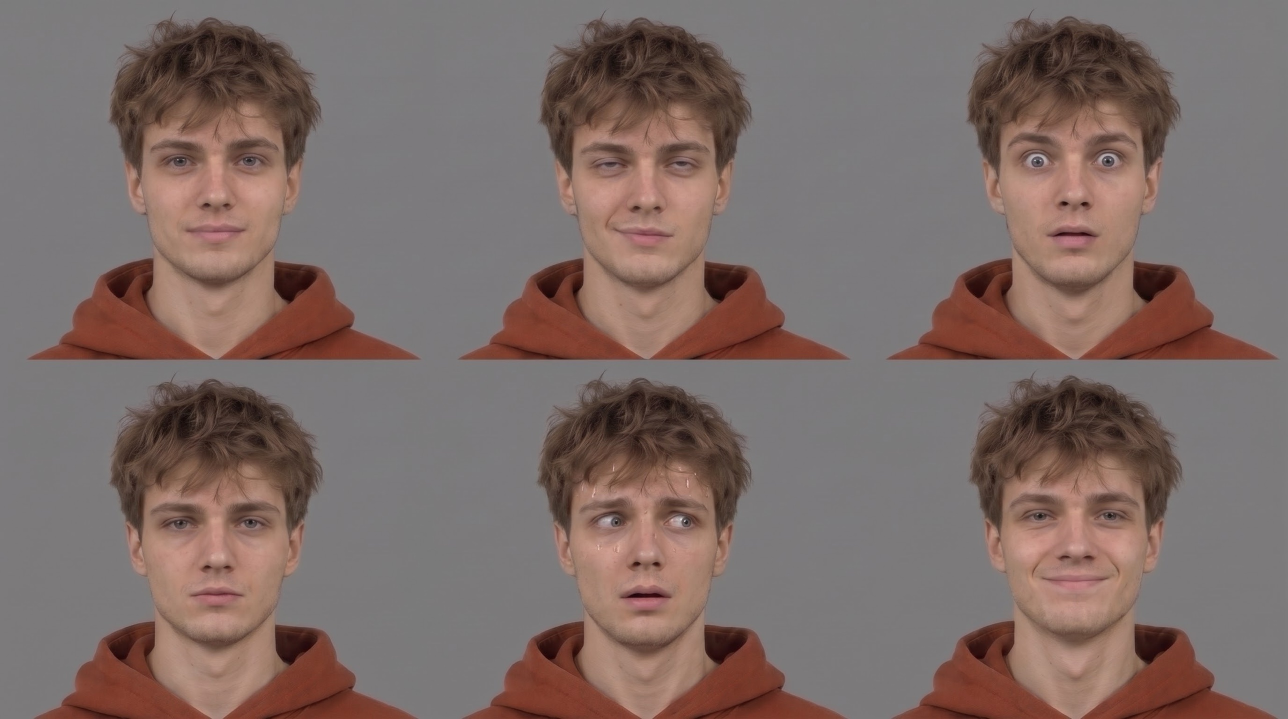
#> input picture assets/chars/gosha/gen/gosha__03__heads_front.jpg, 2576 x 1438 px (shown at 1/2 size)
$ python -i cut.py   (imports and definitions only)
#> lines starting #> are read from the running program, lines starting #| are printed output that depends on the picture; after the words box and inside, x2 and y2 are one past the last pixel; in counts of white or black regions, pixels touching at a corner belong together
#> further down, picture is the input picture: PIL image 2576x1438 RGB; mean R, G, B 124.6, 107.4, 103
#!/usr/bin/env python3
"""
Вырезалка: превращает сгенерированные картинки в PNG-вырезки для перекладки.

  # один персонаж / предмет → прозрачный PNG
  python3 engine/cut.py in/gosha_front.png -o assets/chars/gosha

  # «развёртка» (лист с частями тела на ровном фоне) → по файлу на каждую часть
  python3 engine/cut.py in/gosha_parts.png -o assets/chars/gosha --split

  # фон ровный и однотонный — можно без нейросети, ключом по цвету
  python3 engine/cut.py in/sheet.png -o out/ --split --key

Модели rembg (скачиваются при первом запуске):
  birefnet-general  — лучшая кромка волос/капюшонов (по умолчанию, медленнее)
  isnet-general-use — быстрее, хорошо для предметов
  u2net_human_seg   — только люди
"""
from __future__ import annotations

import argparse
import os

import numpy as np
from PIL import Image, ImageFilter
from scipy import ndimage


# [4 lines left out: function remove_bg_ml, not called in this run]


def remove_bg_key(img: Image.Image, tol: float = 38.0) -> Image.Image:
    """Ключ по цвету фона (берётся медиана углов). Для ровных фонов листов-развёрток."""
#> called with tol = 38
    a = np.asarray(img.convert("RGB")).astype(np.float32)
    h, w, _ = a.shape
    k = max(4, min(h, w) // 50)
    corners = np.concatenate([a[:k, :k].reshape(-1, 3), a[:k, -k:].reshape(-1, 3),
                              a[-k:, :k].reshape(-1, 3), a[-k:, -k:].reshape(-1, 3)])
    bg = np.median(corners, axis=0)
#> bg = [124, 123, 123]
    dist = np.sqrt(((a - bg) ** 2).sum(axis=2))
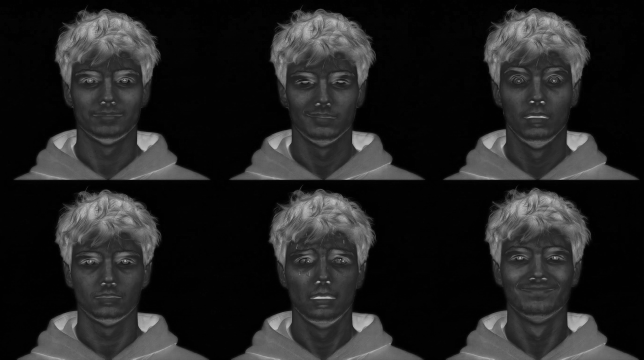
#> dist: shape (1438, 2576) float32 (shown at 1/4 size); min 1, max 211.4, mean 35.3
    alpha = np.clip((dist - tol * 0.6) / (tol * 0.8), 0, 1)
    # убираем «дырки» внутри объектов и мусор
    solid = ndimage.binary_fill_holes(alpha > 0.5)
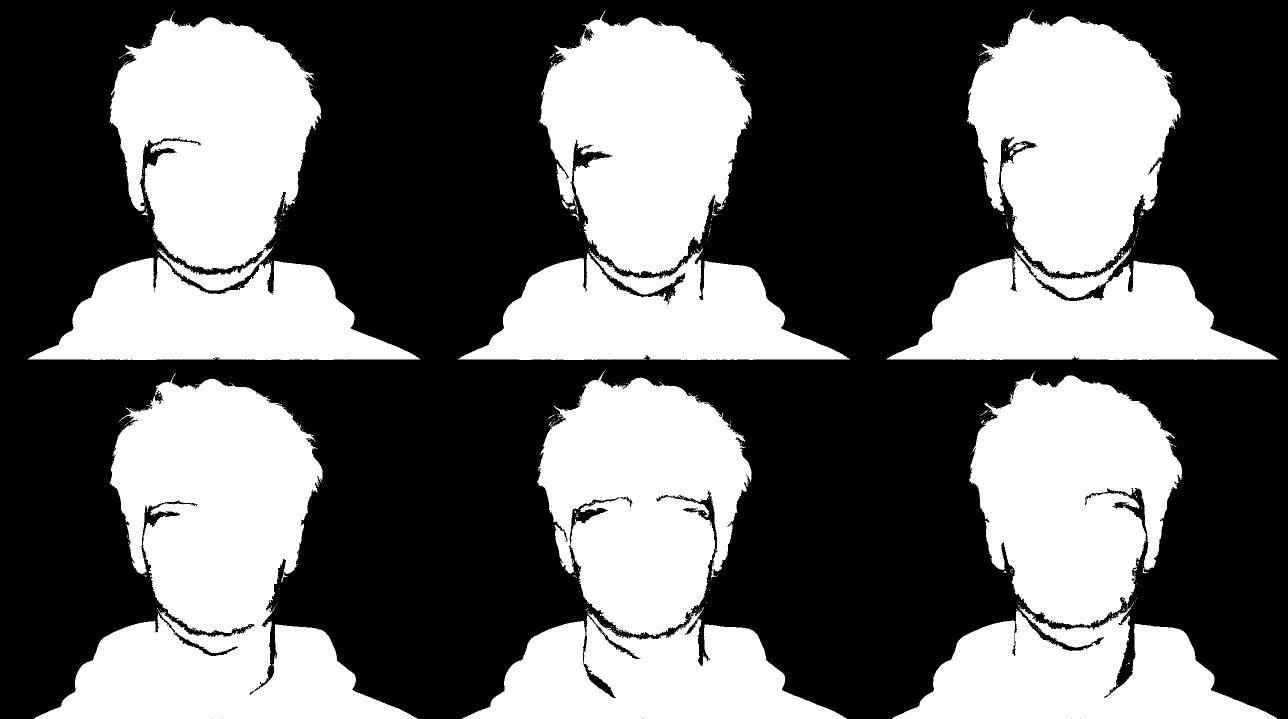
#> solid: shape (1438, 2576) bool (shown at 1/2 size); 40.8% white; 553 white regions (524 under 20 px), largest, box (x1, y1, x2, y2) and area: (68, 746, 836, 1438) 251252, (1934, 20, 2362, 550) 153308, (1074, 741, 1503, 1272) 152205
    alpha = np.maximum(alpha, solid.astype(np.float32) * 0.999)
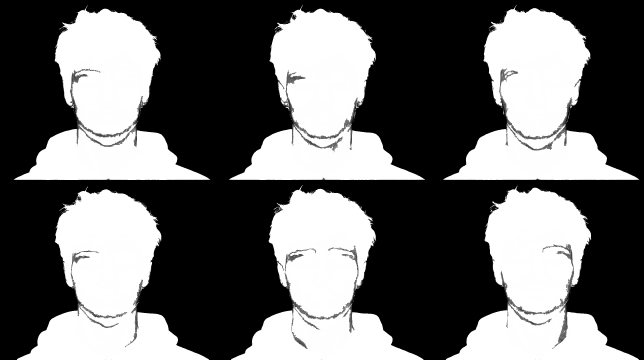
#> alpha: shape (1438, 2576) float32 (shown at 1/4 size); min 0, max 1, mean 0.416
    alpha = ndimage.binary_opening(alpha > 0.5, iterations=1) * alpha
    out = img.convert("RGBA")
    out.putalpha(Image.fromarray((alpha * 255).astype(np.uint8)).filter(ImageFilter.GaussianBlur(0.7)))
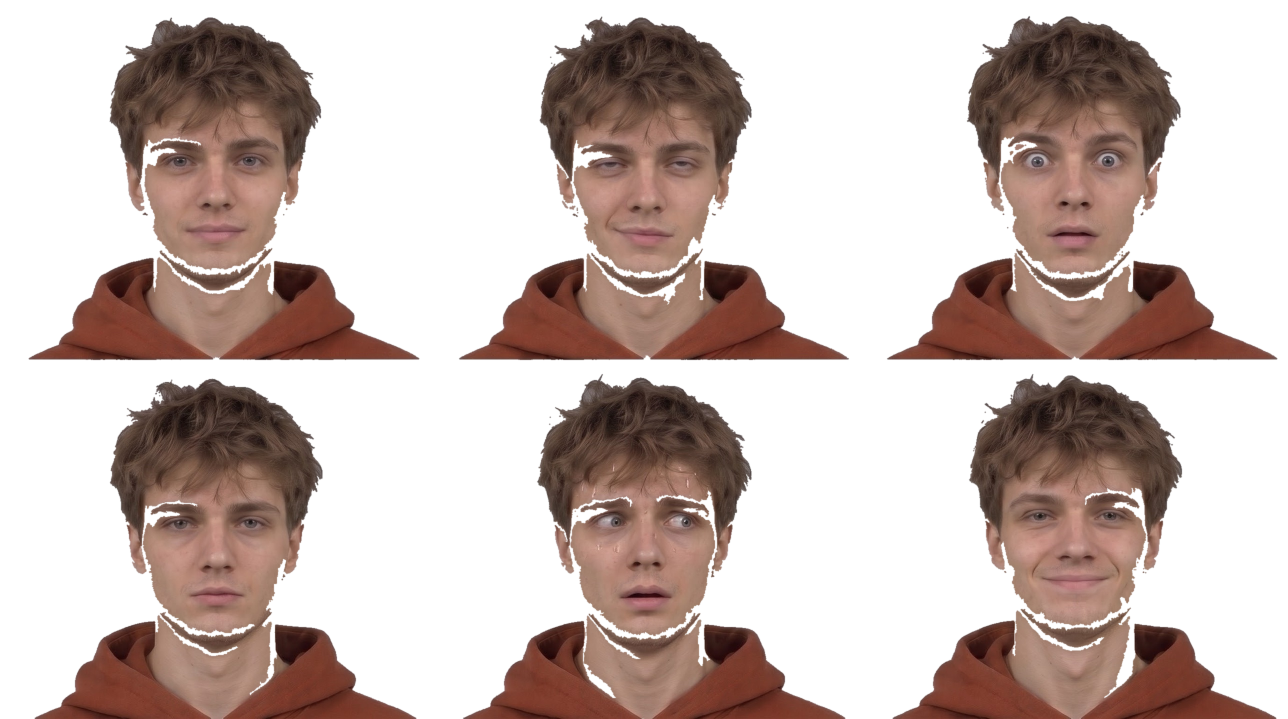
#> out: PIL image 2576x1438 RGBA (shown at 1/2 size); mean R, G, B, A 124.6, 107.4, 103, 103.5; transparent parts drawn white
    return out


# [47 lines left out: functions split_parts, main, not called in this run]


# [2 lines not run here, left out]

>>> from PIL import Image
>>> picture = Image.open('../assets/chars/gosha/gen/gosha__03__heads_front.jpg')
>>> result = remove_bg_key(picture)

$ run again, on assets/chars/gosha/gen/gosha__06__torso.jpg
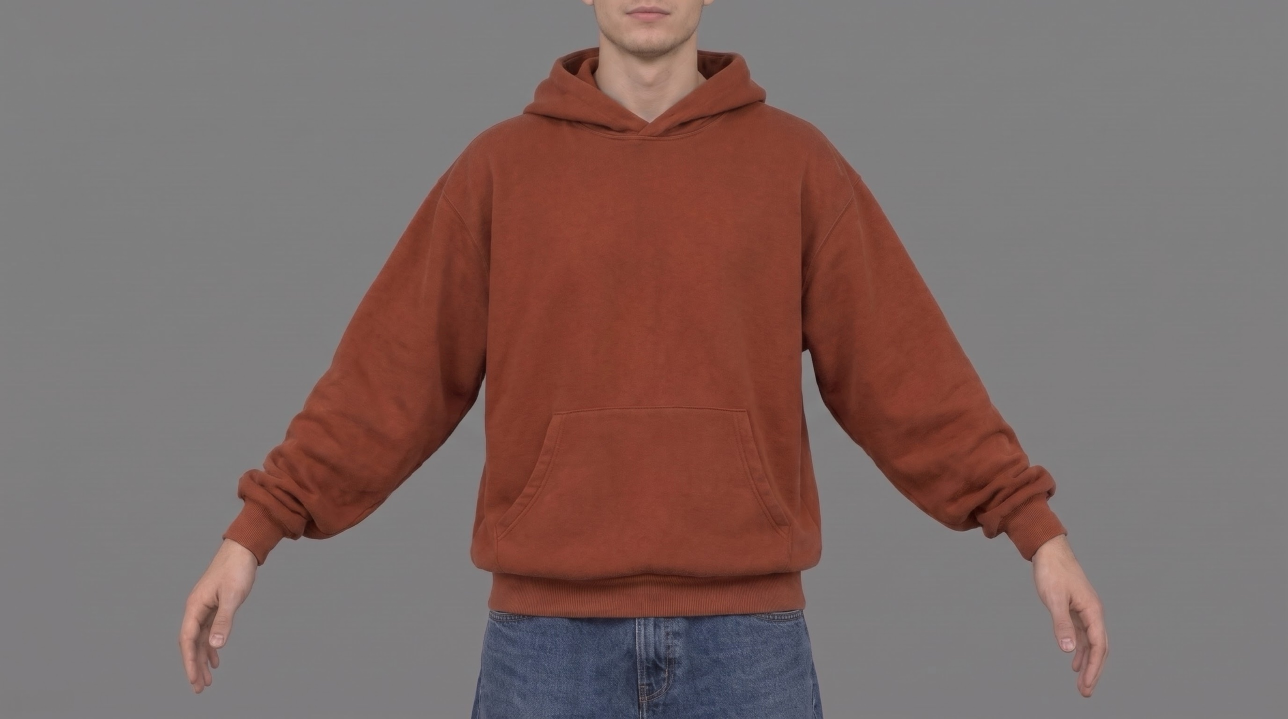
#> input picture assets/chars/gosha/gen/gosha__06__torso.jpg, 2576 x 1438 px (shown at 1/2 size)
#> picture is the input picture: PIL image 2576x1438 RGB; mean R, G, B 124.7, 104.9, 101.6
#> bg = [127, 125, 126.5]
#> in remove_bg_key, `solid = ndimage.binary_fill_holes(alpha > 0.5)`:
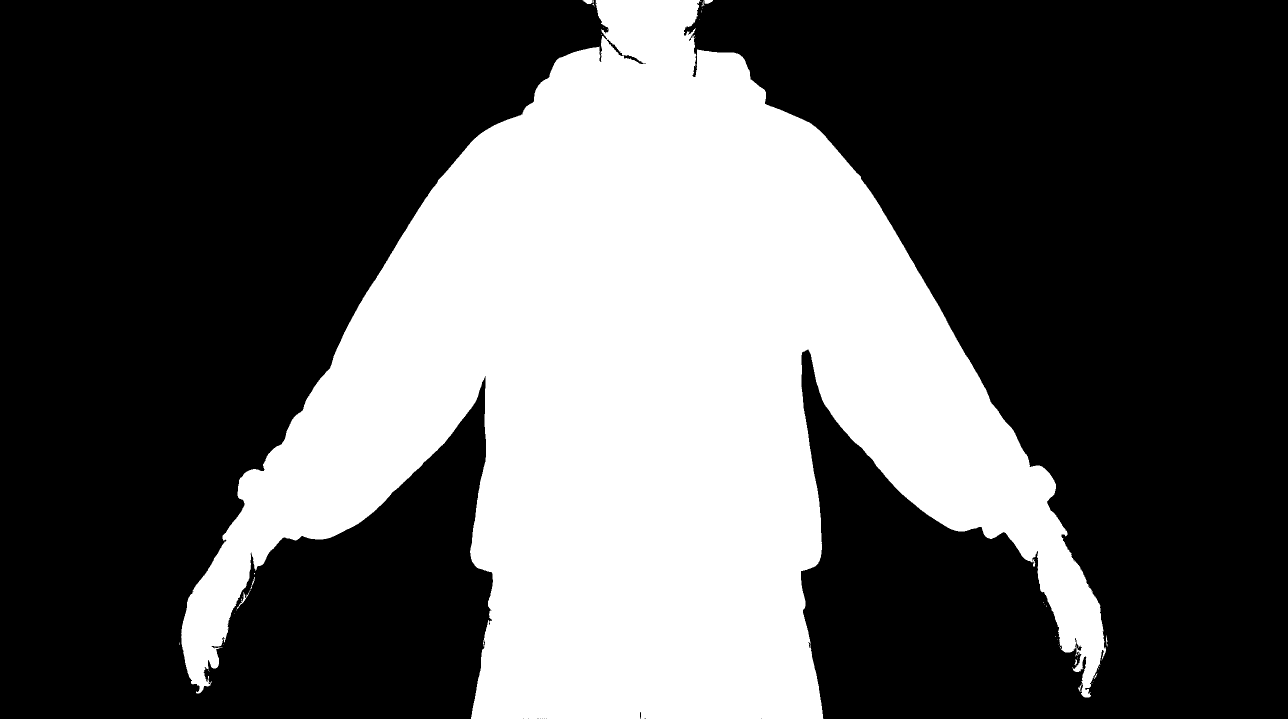
#> solid: shape (1438, 2576) bool (shown at 1/2 size); 35% white; 55 white regions (45 under 20 px), largest, box (x1, y1, x2, y2) and area: (362, 0, 2212, 1438) 1295624, (473, 1184, 499, 1219) 125, (1165, 0, 1185, 8) 118
#> in remove_bg_key, `out.putalpha(Image.fromarray((alpha * 255).astype(np.uint8)).filter(Im..`:
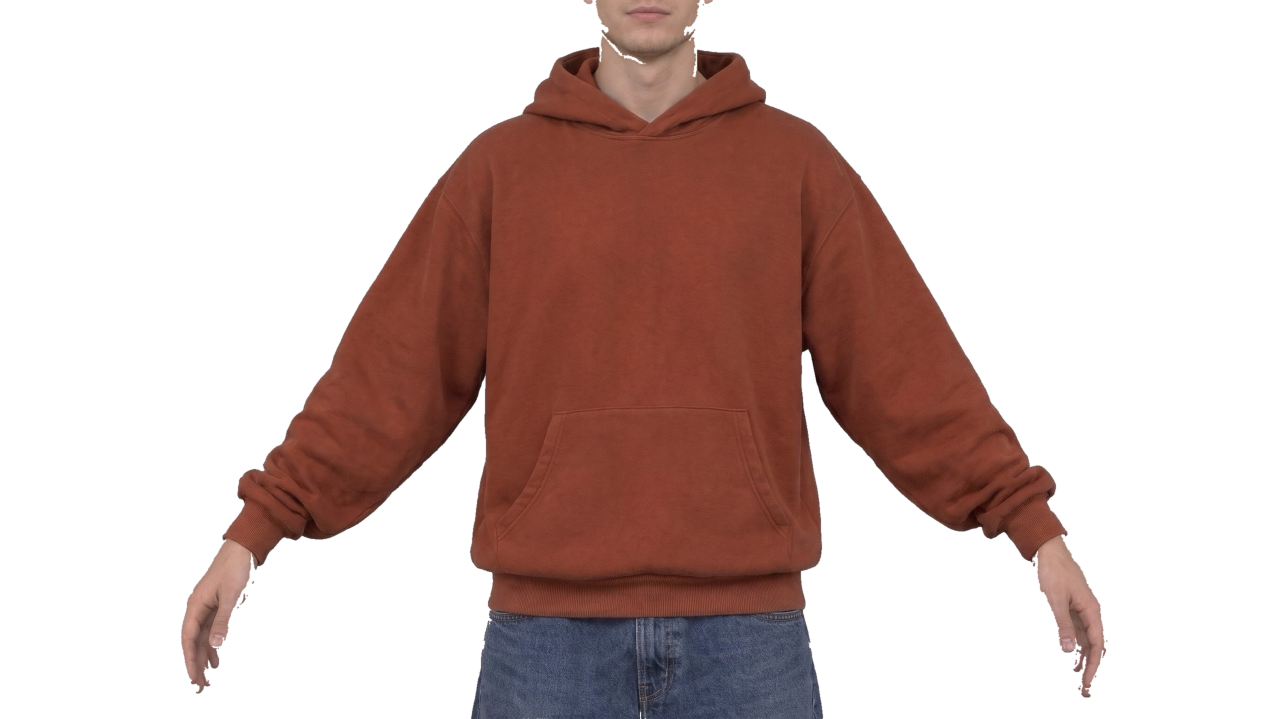
#> out: PIL image 2576x1438 RGBA (shown at 1/2 size); mean R, G, B, A 124.7, 104.9, 101.6, 89.2; transparent parts drawn white

$ run again, on assets/chars/gosha/gen/gosha__09__hands.jpg
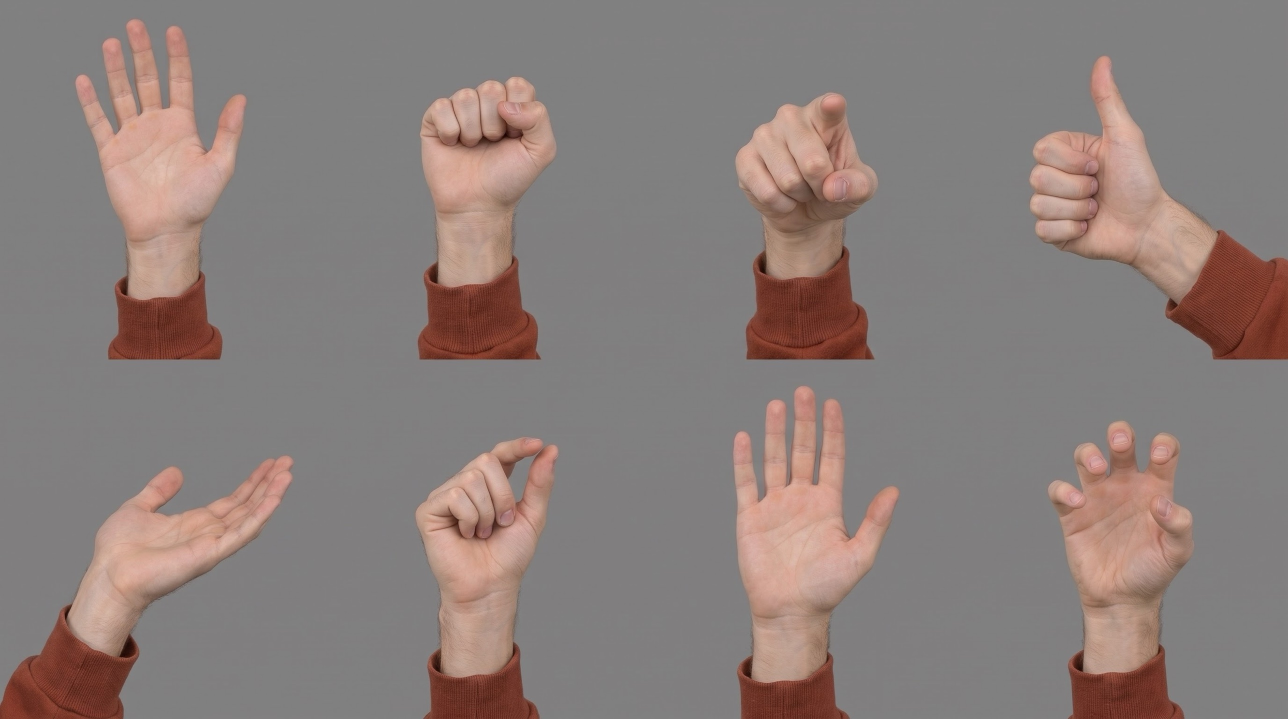
#> input picture assets/chars/gosha/gen/gosha__09__hands.jpg, 2576 x 1438 px (shown at 1/2 size)
#> picture is the input picture: PIL image 2576x1438 RGB; mean R, G, B 138.2, 126.1, 122.7
#> bg = [128, 128, 128]
#> in remove_bg_key, `solid = ndimage.binary_fill_holes(alpha > 0.5)`:
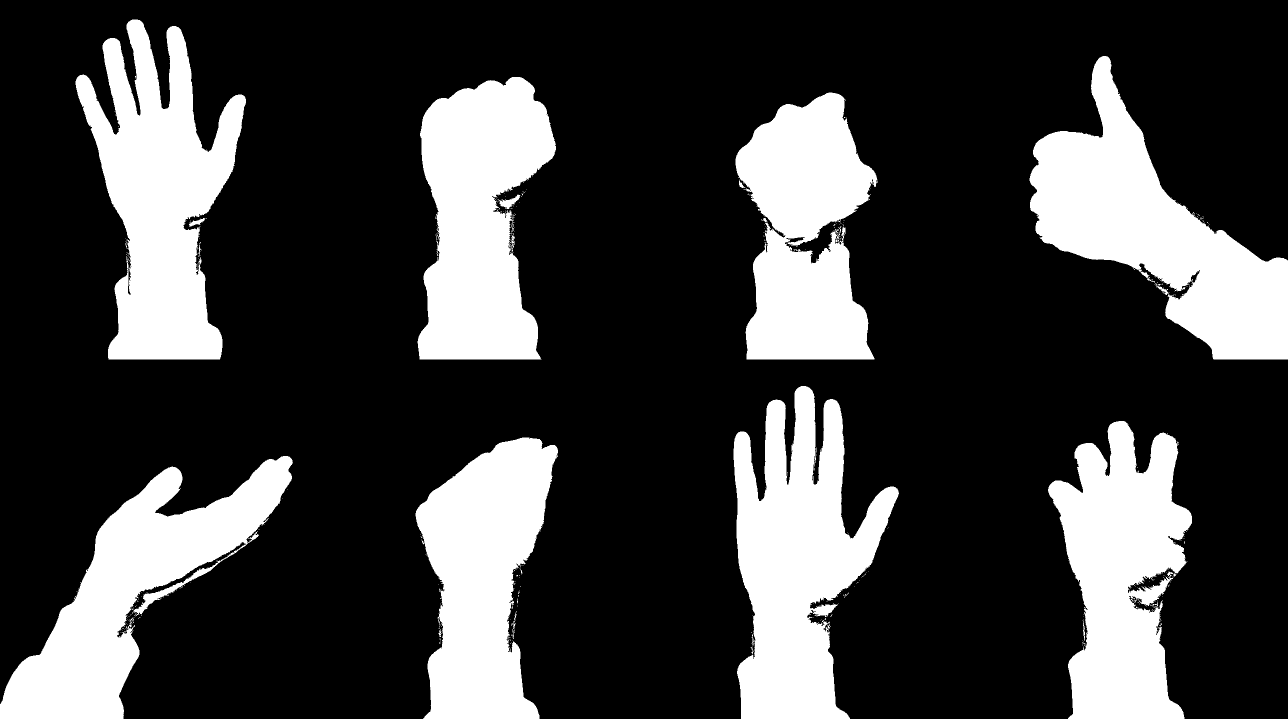
#> solid: shape (1438, 2576) bool (shown at 1/2 size); 24.4% white; 378 white regions (355 under 20 px), largest, box (x1, y1, x2, y2) and area: (2059, 112, 2576, 719) 125602, (1467, 772, 1798, 1438) 122934, (151, 39, 492, 719) 122396
#> in remove_bg_key, `out.putalpha(Image.fromarray((alpha * 255).astype(np.uint8)).filter(Im..`:
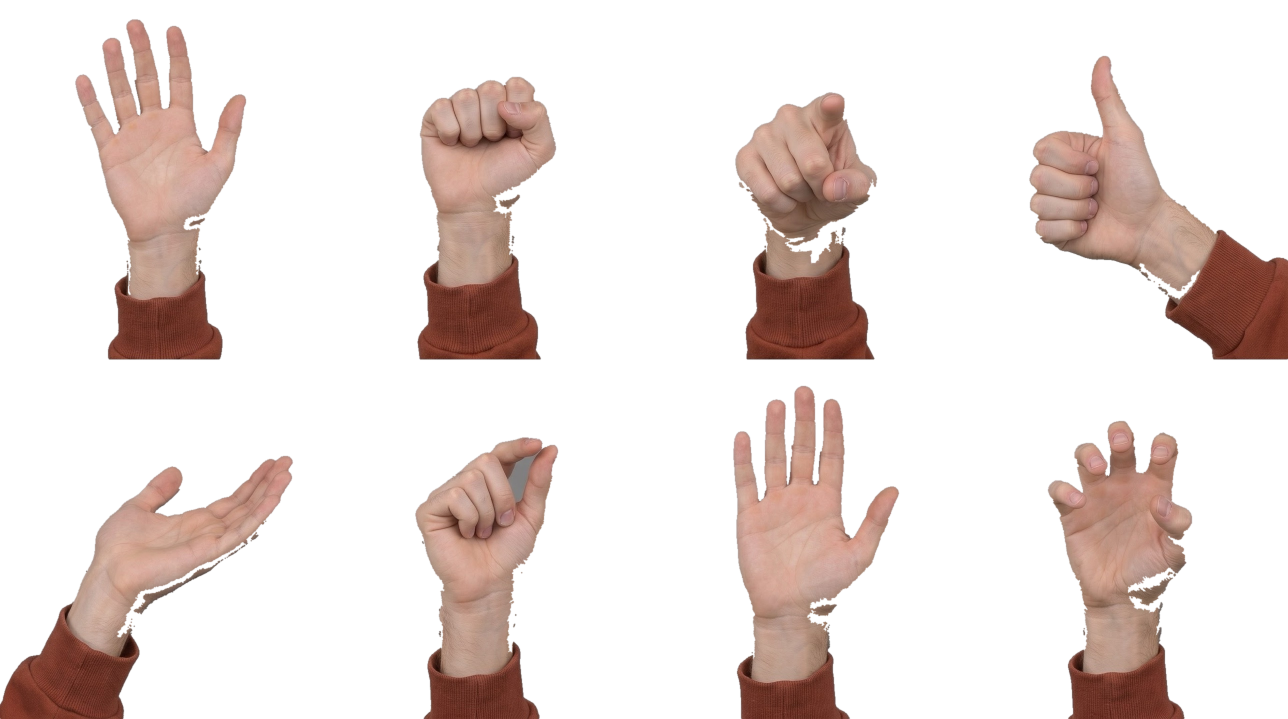
#> out: PIL image 2576x1438 RGBA (shown at 1/2 size); mean R, G, B, A 138.2, 126.1, 122.7, 61.9; transparent parts drawn white
